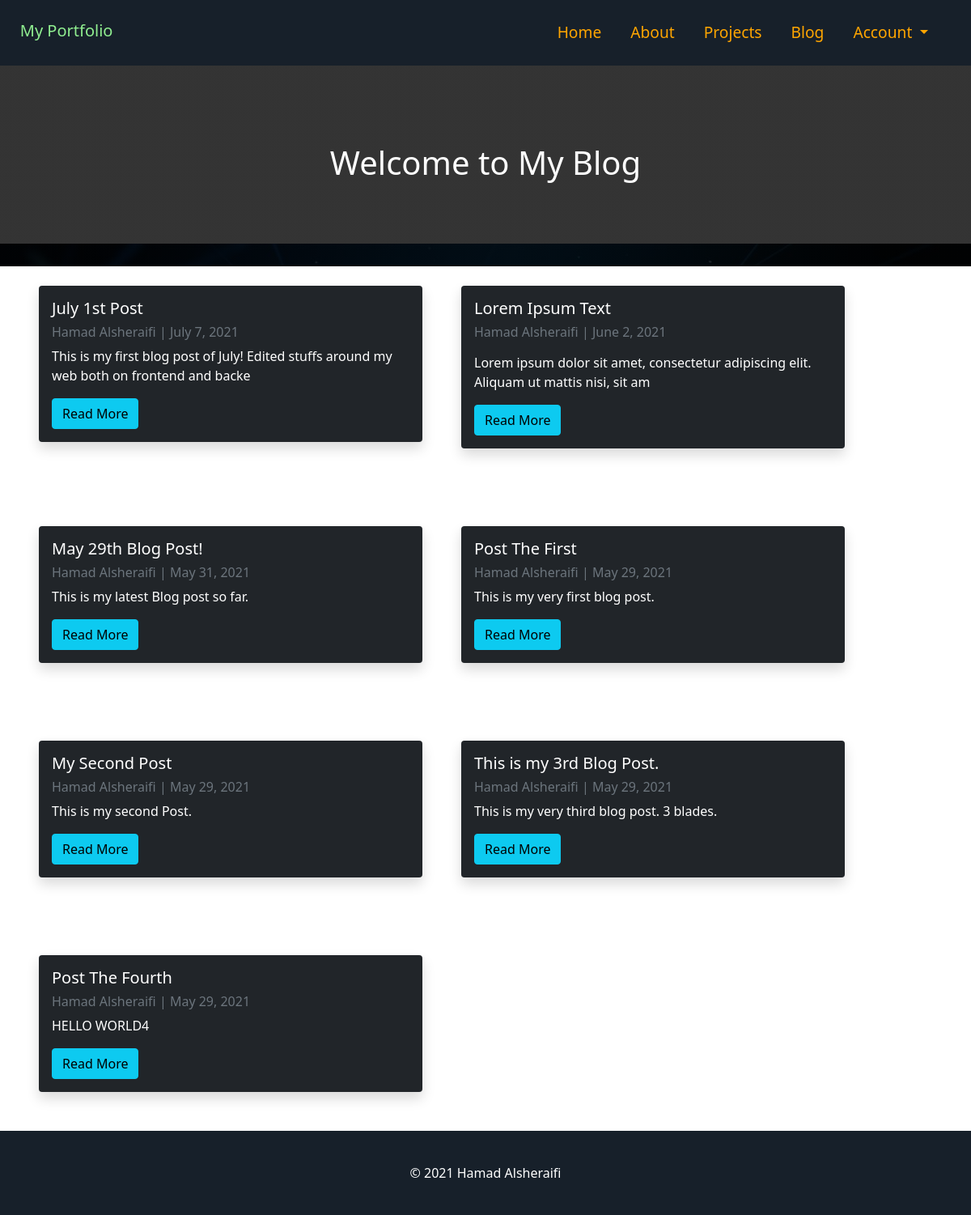
/blog, run on an earlier commit of the app's database.
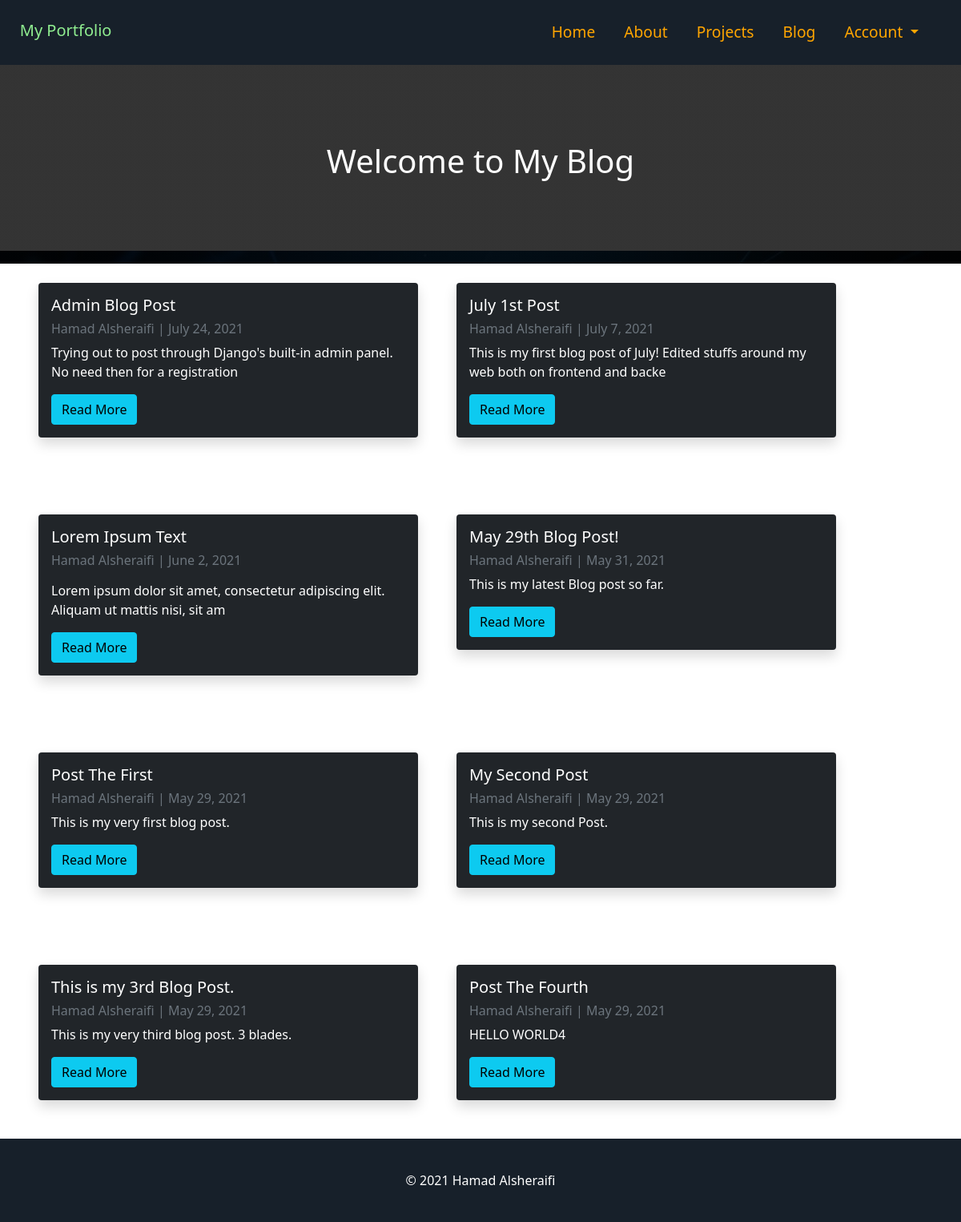
And on a later commit of the database.
### website/models.py (models this page shows, shortened)
class Post(models.Model):
    title = models.CharField(max_length=255)
    title_tag = models.CharField(max_length=255)
    author = models.ForeignKey(User, on_delete=models.CASCADE)
    body = models.TextField()
    post_date = models.DateField(auto_now_add=True)

### website/views.py (the view)
# urls.py: path('blog', BlogView.as_view(), name='blog'),
class BlogView(ListView):
    model = Post
    template_name = 'blog.html'
    ordering = ['-post_date']

### website/templates/blog.html (shortened to what this page needs)
{% extends 'base.html' %}
{% load static %}
{% block content %}
    <link rel="stylesheet" href="{% static 'css/blog.css' %}">
    <ul class="nav justify-content-center">
      <li class="nav-item">
          <h1>Welcome to My Blog</h1>
      </li>
    </ul>
    <br>
    <div class="row row-cols-1 row-cols-md-2 g-5 container">
    {% for post in object_list %}
        <div class="col">
            <div class="shadow p-3 mb-5 bg-dark rounded">
                    <h5>{{ post.title }}</h5>
                    <h6 class="mb-2 text-muted">{{ post.author.first_name }}
                        {{ post.author.last_name }} | {{ post.post_date }}</h6>
                    <p>{{ post.body|slice:":90"|safe }}</p>
                    {% if user.is_authenticated %}
                      <a href="{% url 'article-detail' post.pk %}"><button
                            class="btn btn-info">Read More</button></a>
                      <a href="{% url 'update_post' post.pk %}" class="edit">Edit</a> -
                      <a href="{% url 'delete_post' post.pk %}" class="delete">Delete</a>
                    {% else %}
                      <a href="{% url 'article-detail' post.pk %}"><button
                            class="btn btn-info">Read More</button></a>
                    {% endif %}
            </div>
        </div>
        <br>
    {% endfor %}
    </div>
{% endblock %}

### website/templates/base.html (shortened to what this page needs)
{% load static %}
<!doctype html>
<html lang="en">
  <head>
    <link href="https://cdn.jsdelivr.net/npm/bootstrap@5.0.1/dist/css/bootstrap.min.css" rel="stylesheet"
>
    <link rel="stylesheet" href="{% static 'css/base.css' %}">
  </head>
  <body>
    <nav class="navbar navbar-expand-md sticky-top">
      <div class="container-fluid">
        <a class="navbar-brand" href="{% url 'home' %}">My Portfolio</a>
        <div class="collapse navbar-collapse" id="navbarNav">
          <ul class="navbar-nav ms-auto">
            <li class="nav-item">
              <a class="nav-link" aria-current="page" href="{% url 'home' %}">Home</a>
            </li>
            <li class="nav-item">
              <a class="nav-link" href="{% url 'about' %}">About</a>
            </li>
            <li class="nav-item">
              <a class="nav-link" href="{% url 'projects' %}">Projects</a>
            </li>
            <li class="nav-item">
              <a class="nav-link" href="{% url 'blog' %}">Blog</a>
            </li>
            <li class="nav-item dropdown">
              {% if user.is_authenticated %}
                <a class="nav-link dropdown-toggle" href="#" role="button" data-bs-toggle="dropdown"
                   aria-expanded="false">{{ user.first_name }}
                </a>
              {% else %}
                <a class="nav-link dropdown-toggle" href="#" role="button" data-bs-toggle="dropdown"
                   aria-expanded="false">Account
                </a>
              {% endif %}
            </li>
          </ul>
        </div>
      </div>
    </nav>
        {% block content %}
        {% endblock %}
    <footer class="page-footer font-small special-color-dark pt-4 navbar-static-bottom">
      <div class="footer-copyright text-center py-3">
        © 2021 Hamad Alsheraifi
      </div>
    </footer>
  </body>
</html>

### website/static/css/base.css (style rules this page uses)
html, body { background: linear-gradient(rgba(0.0,0.0,0.0,0.0), rgba(0.0,0.0,0.0,0.0)); width: 100%; height: 100%; margin: 0px; padding: 0px; overflow-x: hidden; }
.navbar { padding: .8rem; background-color: #17202A; font-size: 1.2em; }
.navbar-brand { min-height: 55px; color: lightgreen; padding-top: 10px; transition: transform 0.2s; }
.navbar-expand-md .navbar-nav li a { color: orange; transition: transform 0.2s; }
.navbar-nav li { padding-right: 20px; }
footer { background: #17202A; }
.footer-copyright { color: white; min-height: 80px; }

### website/static/css/blog.css (style rules this page uses)
.nav { padding: 6rem; font-size: 1.2em; background: linear-gradient(rgba(0.8,0.8,0.8,0.8), rgba(0.8,0.8,0.8,0.8)), url('/static/images/pljxaxmkio021.jpeg') center center fixed; opacity: 1; display: table; background-repeat: no-repeat; position: relative; width: 100%; }
.nav h1 { color: white; text-align: center; }
.shadow { transition: transform 0.2s; }
.shadow h5, p { color: white; }

What changed in the data, as far as the page shows it:
added Post: title "Admin Blog Post", author.first_name "Hamad", author.last_name "Alsheraifi", post_date "July 24, 2021", body "Trying out to post through Django's built-in admin panel. No need then for a registration"
